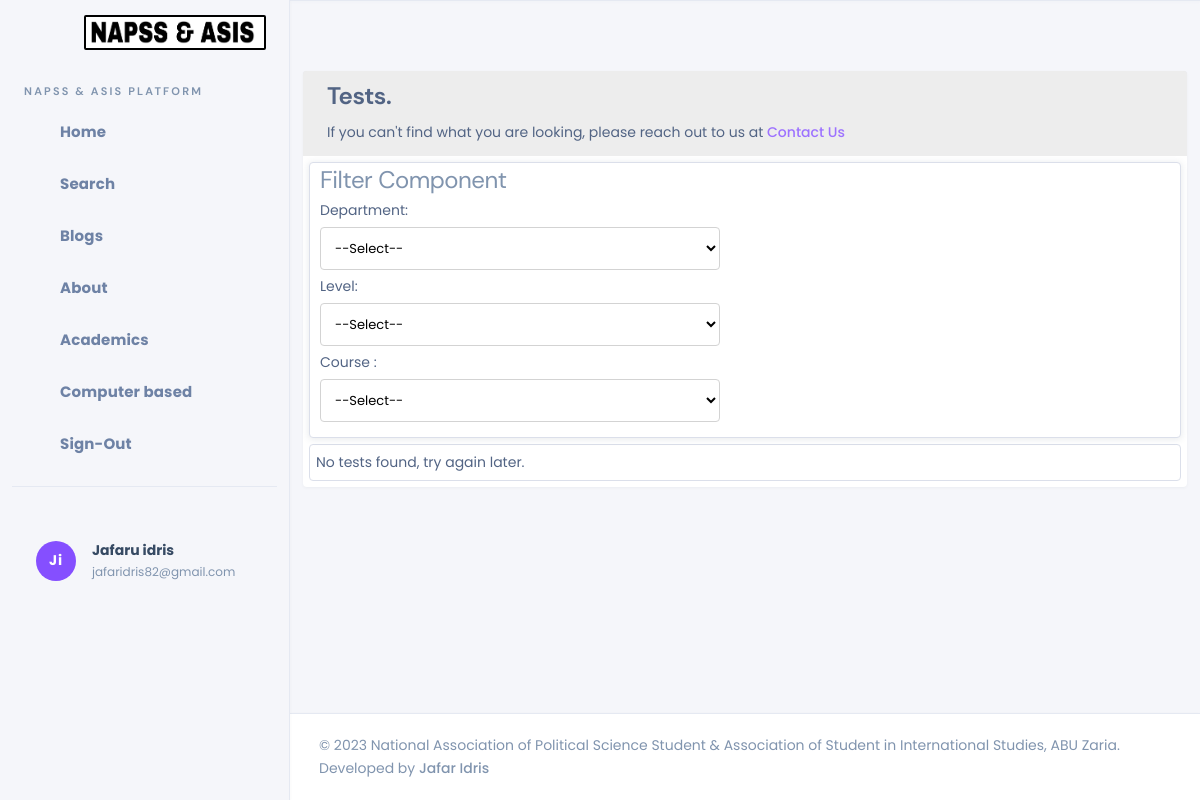
The app's page /computer-based-test/tests/ (signed in), older data.
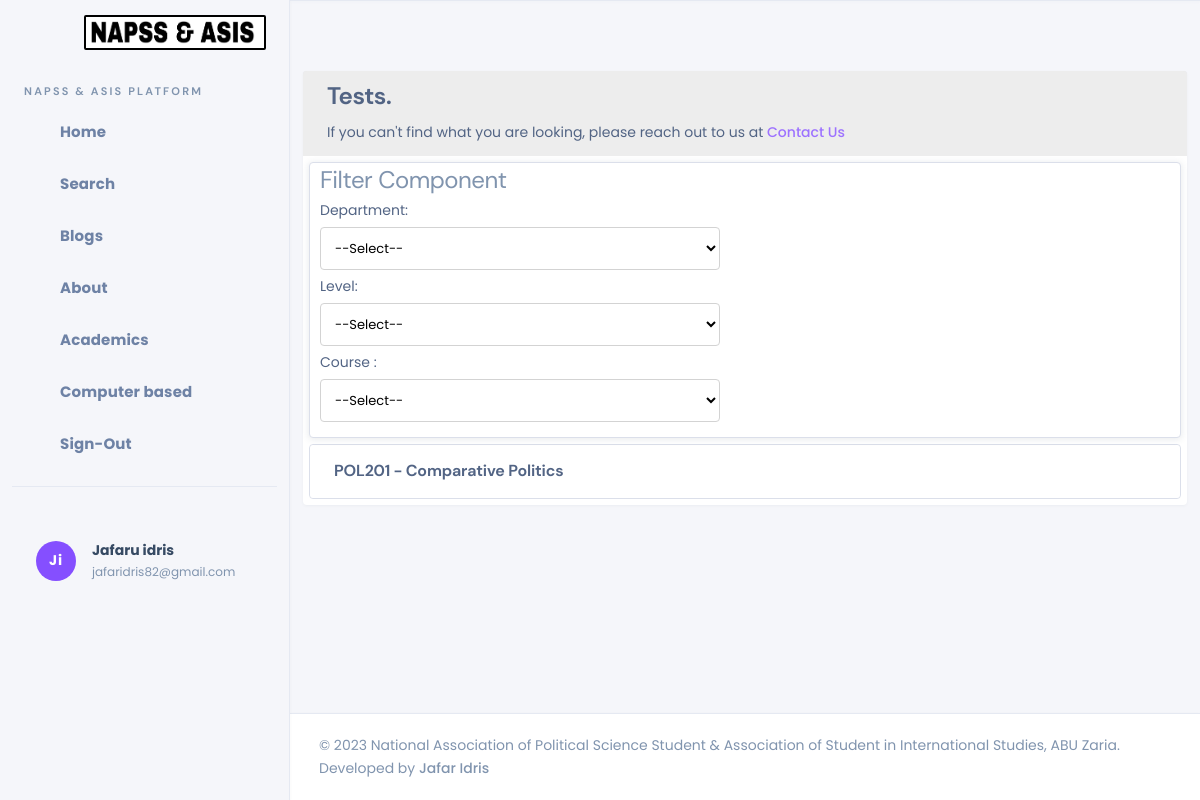
The same page, newer data.
### cbt/models.py (models this page shows)
class CourseCBT(models.Model):
  course = models.OneToOneField('app.Course', on_delete=models.CASCADE, related_name='cbt_test')
  objectives = models.ManyToManyField('Question', blank=True)
  essays = models.ManyToManyField('EssayQuestion', blank=True)
  fill_the_blank = models.ManyToManyField('FillInTheBlanksQuestion', blank=True)
  true_false = models.ManyToManyField('TrueFalseQuestion', blank=True)

### app/models.py (models this page shows, shortened)
class Course(models.Model):
    code = models.CharField(max_length=8)
    title = models.CharField(max_length=50)
    info = models.TextField()
    outline = models.FileField(upload_to="courses/outlines/", null=True, blank=True)
    department = models.ForeignKey("Department", on_delete=models.CASCADE)
    level = models.IntegerField(default=100)

### cbt/views.py (the view)
# urls.py: path("tests/", views.tests, name="cbt_tests"),
def tests(request):
    context = {}
    departments = Department.objects.all()
    course = request.GET.get("course", None)
    department = request.GET.get("department", 0)
    level = request.GET.get("level", 0)
    levels = [100, 200, 300, 400]
    context["level"] = int(level)
    context["department"] = int(department)
    context["departments"] = departments
    context["levels"] = levels
    if course:
      context['courses'] = CourseCBT.objects.prefetch_related('objectives', 'essays', 'fill_the_blank', 'true_false').select_related('course').filter(course__code=course)
    else:
      context['courses'] = CourseCBT.objects.prefetch_related('objectives', 'essays', 'fill_the_blank', 'true_false').select_related('course').all()
    return render(request, "cbt/cbt_tests.html", context)

### core/contexts.py (called while the page is built)
def project_info(request):
  return INFO

### templates/cbt/cbt_tests.html (shortened to what this page needs)
{% extends "base.html" %}
{% block content %}
<div class="card">
<div class="card-header">
    <h4 class="card-title">Tests.</h4>
    {% include 'app/libs/help.html' %}
</div>
<div class="card-body p-1">
    {% include 'app/libs/filter.html' with departments=departments levels=levels department=department level=level %}
<div id="accordion" class="accordion border mt-1">
  {% for course in courses %}
  <div class="accordion-item">
      <a href="#" class="accordion-head collapsed" data-bs-toggle="collapse" data-bs-target="#accordion-item-{{course.id}}">
          <h6 class="title">{{course.course.code}} - {{course.course.title}}</h6>
          <span class="accordion-icon"></span>
      </a>
  </div>
  {% empty %}
  <p class="card-text p-1">No tests found, try again later.</p>
  {% endfor %}
</div>
</div>
</div>
{% endblock content %}

Row changes from the older to the newer data that the page shows:
added CourseCBT: course.code "POL201", course "Comparative Politics"
Text that changed along with them:
text no longer shown: "No tests found, try again later."
